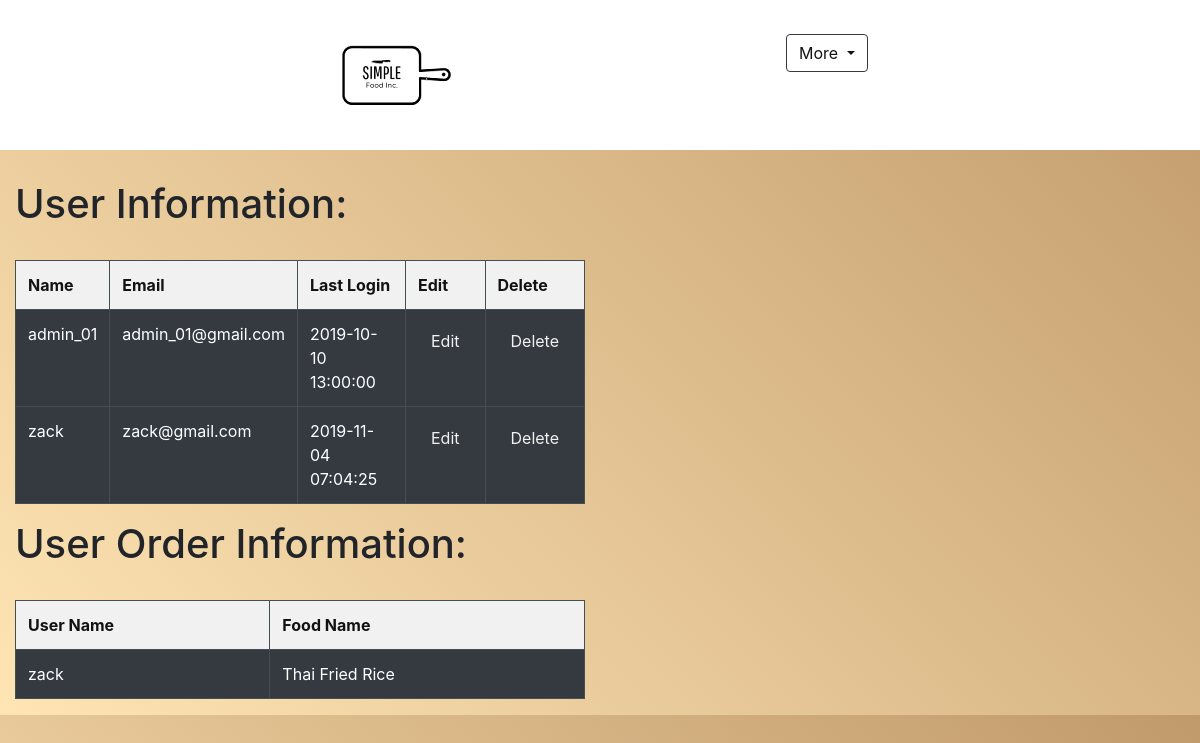
The app's page /admin.php, older data.
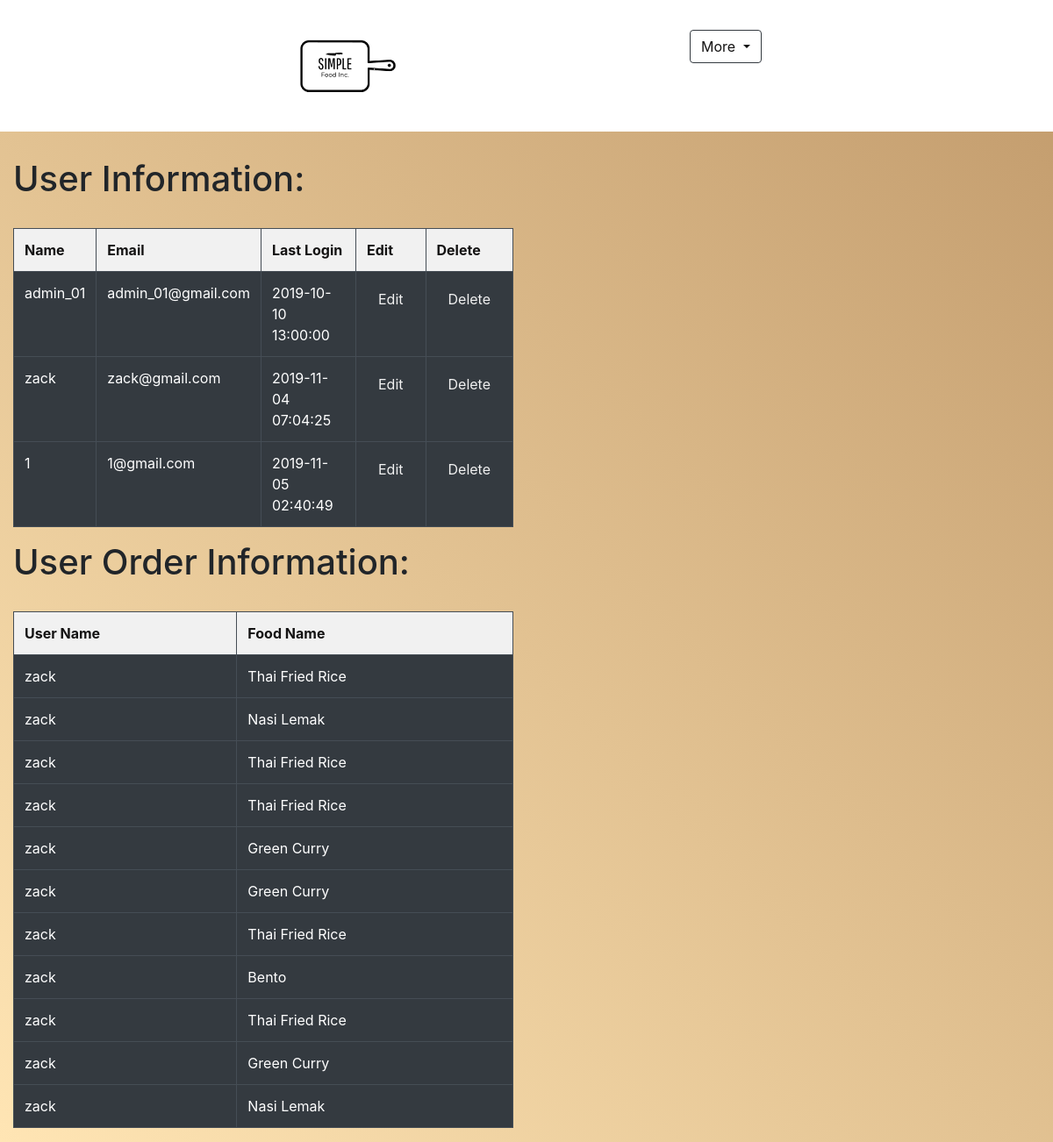
The same page, newer data.
### tables this page shows
CREATE TABLE IF NOT EXISTS `users` (
  `user_ID` int(11) NOT NULL AUTO_INCREMENT,
  `user_name` varchar(255) NOT NULL,
  `user_password` varchar(255) NOT NULL,
  `user_email` varchar(255) NOT NULL,
  `user_role` int(11) NOT NULL DEFAULT '1',
  `user_last_login` datetime NOT NULL,
  PRIMARY KEY (`user_ID`),
  UNIQUE KEY `user_name` (`user_name`)
);

### admin.php (the view, shortened to what this page needs)
<!DOCTYPE html>
<html lang="en">
<head>
    <link rel="stylesheet" href="https://stackpath.bootstrapcdn.com/bootstrap/4.3.1/css/bootstrap.min.css">
</head>
<body>
    <?php
        include "header.php";
    ?>
    <div class="container-fluid dash">
        <div class="row">
            <div class="col-6">
                <h1>User Information:</h1>
                <br>
                <table border="1" class="table table-dark">
                    <tr bgcolor="f1f1f1" style="color:#131212">
                        <th>Name</th>
                        <th>Email</th>
                        <th>Last Login</th>
                        <th>Edit</th>
                        <th>Delete</th>
                    </tr>
<?php
    include "conn.php";
    $sql = "select * from users";
    $result = mysqli_query($conn, $sql);
    while($rows = mysqli_fetch_array($result))
    {
        echo "<tr>";
        echo "<td>".$rows['user_name']."</td>";
        echo "<td>".$rows['user_email']."</td>";
        echo "<td>".$rows['user_last_login']."</td>";
        echo "<td><a href='edit.php?id=".$rows['user_ID']."'><button  class='btn btn-outline-dark ' style='color:#f1f1f1'>Edit</button></a></td>";
        echo "<td><a href='delete.php?id=".$rows['user_ID']."'><button  class='btn btn-outline-dark' style='color:#f1f1f1'>Delete</button></a></td>";
        echo "</tr>";
    }
?>
                </table>
                <h1>User Order Information:</h1>
                <br>
                <table border="1" class="table table-dark">
                    <tr bgcolor="f1f1f1" style="color:#131212">
                        <th>User Name</th>
                        <th>Food Name</th>
                    </tr>
<?php
        include "conn.php";
        $sql = "select food.food_name, orderfood.user_name from food Join orderfood on orderfood.food_ID = food.food_ID WHERE orderfood.food_ID = food.food_ID";
        $result = mysqli_query($conn, $sql);
        while($rows = mysqli_fetch_array($result))
        {
            echo "<tr>";
            echo "<td>".$rows['user_name']."</td>";
            echo "<td>".$rows['food_name']."</td>";
            echo "</tr>";
        }
?>
            </div>
        </div>
    </div>
</body>
</html>

Row changes from the older to the newer data that the page shows:
added users: user_name "1", user_email "1@gmail.com", user_last_login "2019-11-05 02:40:49"
Text that changed along with them:
new list line: "zack Nasi Lemak"
new list line: "zack Thai Fried Rice"
new list line: "zack Green Curry"
new list line: "zack Bento"
